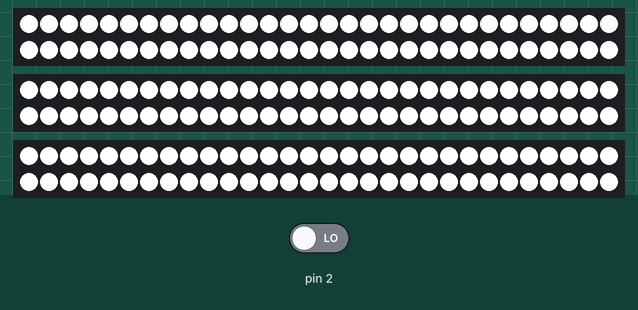
Recording of a program running on a simulated Arduino Uno, built with avr-gcc and run on an emulated ATmega328P. Parts: 3 × 60 RGB LEDs in strip order, left to right, continuing on the next row. The test bench sets the inputs (shaded band); at power-on: pin 2 LOW.

Above: at 4.2 s.
4.3 s: pin 2 driven HIGH
At 5.1 s:
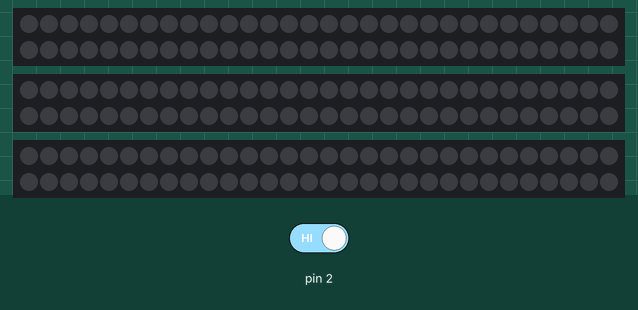
5.8 s: pin 2 driven LOW
At 7.1 s:
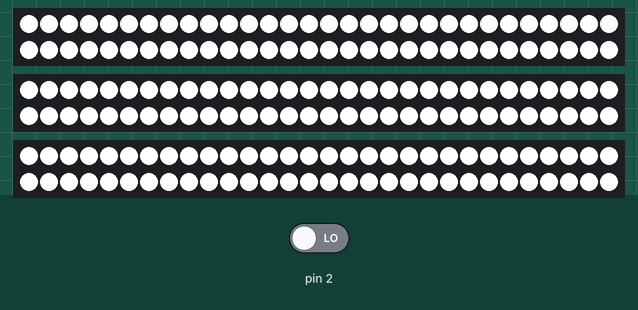
Timing chart, 0 to 8.8 s (numbered marks = the images above; inputs shaded):
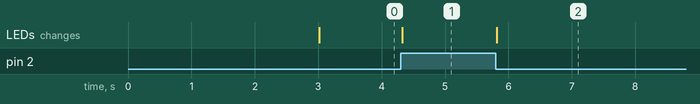

The program:

main.cpp
```cpp
#include <Arduino.h>
#include <FastLED.h>

#define LED_PIN_UP        5
#define LED_PIN_MIDDLE    4
#define LED_PIN_DOWN      3
#define NUM_LEDS    60
#define BRIGHTNESS  255
#define LED_TYPE    WS2811
#define COLOR_ORDER GRB
CRGB leds[NUM_LEDS];

#define UPDATES_PER_SECOND 100

CRGBPalette16 currentPalette;
TBlendType    currentBlending;

void FillLEDsFromPaletteColors( uint8_t colorIndex);
void SetupWhiteStripedPalette();
void SetupBlackStripedPalette();

void setup() {
    delay( 3000 ); // power-up safety delay
    FastLED.addLeds<LED_TYPE, LED_PIN_UP, COLOR_ORDER>(leds, NUM_LEDS).setCorrection( TypicalLEDStrip );
    FastLED.setBrightness(  BRIGHTNESS );
    FastLED.addLeds<LED_TYPE, LED_PIN_MIDDLE, COLOR_ORDER>(leds, NUM_LEDS).setCorrection( TypicalLEDStrip );
    FastLED.setBrightness(  BRIGHTNESS );
    FastLED.addLeds<LED_TYPE, LED_PIN_DOWN, COLOR_ORDER>(leds, NUM_LEDS).setCorrection( TypicalLEDStrip );
    FastLED.setBrightness(  BRIGHTNESS );

    //currentPalette = RainbowColors_p;
    SetupWhiteStripedPalette();
    //currentBlending = LINEARBLEND;
    currentBlending = NOBLEND;
}


void loop()
{
    if(digitalRead(2)==HIGH){
      SetupBlackStripedPalette();
    }else{
      SetupWhiteStripedPalette();
    }


    static uint8_t startIndex = 0;
    startIndex = startIndex + 1; /* motion speed */

    FillLEDsFromPaletteColors( startIndex);

    FastLED.show();
    FastLED.delay(1000 / UPDATES_PER_SECOND);
}

void FillLEDsFromPaletteColors( uint8_t colorIndex)
{
    uint8_t brightness = 255;

    for( int i = 0; i < NUM_LEDS; i++) {
        leds[i] = ColorFromPalette( currentPalette, colorIndex, brightness, currentBlending);
        colorIndex += 3;
    }
}

void SetupWhiteStripedPalette()
{
    fill_solid( currentPalette, 16, CRGB::White);
    /*for(int i=0;i<16;i++){
      currentPalette[i] = CRGB::White;
    } */
}


void SetupBlackStripedPalette()
{
    fill_solid( currentPalette, 16, CRGB::Black);
}
```

Measured:
- after the input at 4.3 s, the LEDs: change at once (image 1)
- after the input at 5.8 s, the LEDs: change at once (image 2)
